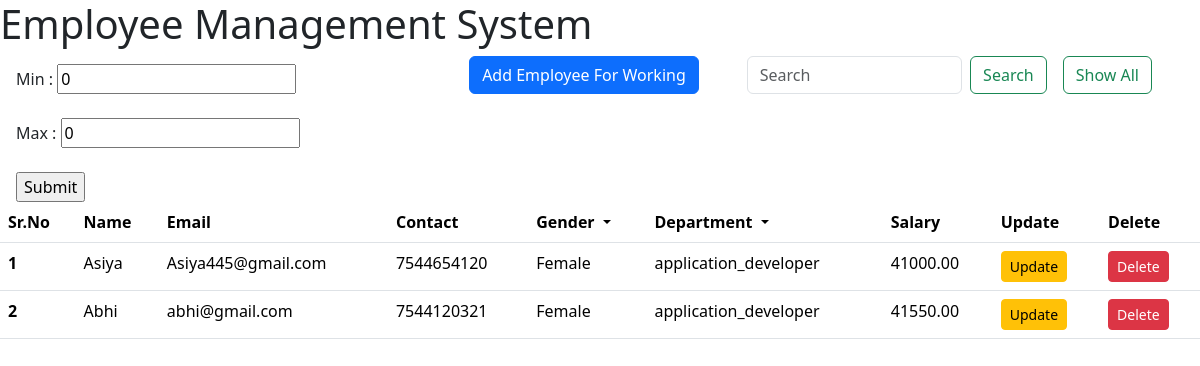
Page /search_dept?dpt=application_developer on the committed database.
### app1/models.py (models this page shows)
class Employee(models.Model):
    gen = (
        ('Male','male'),
        ('Femail','female'),
        ('Other','other'),
    )
    departments = (
        ('administration','Administration'),
        ('system_administration','System_Administration'),
        ('application_developer','Application_Developer'),
        ('security_administration','Security_Administration'),
        ('database_administration','Database_Administration'),
        ('web_developer','Web_Developer'),
        ('helpdesk_supporter','Helpdesk_Supporter'),
        ('technical_supporter','Technical_Supporter'),
    )
    name = models.CharField(max_length=50)
    email = models.EmailField(max_length=254,primary_key=True)          #unique=True
    contact = models.BigIntegerField(max_length=10)
    dept = models.CharField(max_length=50,choices=departments)
    gender = models.CharField(max_length=50,choices=gen,default='male')
    salary = models.DecimalField(max_digits=7,decimal_places=2,null=True)
    image = models.ImageField(upload_to='images',null=True)

### app1/views.py (the view, shortened to what this page needs)
# urls.py: path('search_dept',views.search_dept,name="search_dept"),
def search_dept(request):
    dpt = request.GET.get('dpt')
    if dpt == 'manager':
        data = Employee.objects.filter(dept__iexact=dpt)
        return render(request,"index.html",{'data':data})
    if dpt == 'designer':
        data = Employee.objects.filter(dept__iexact=dpt)
        return render(request,"index.html",{'data':data})
    if dpt == 'administration':
        data = Employee.objects.filter(dept__iexact=dpt)
        return render(request,"index.html",{'data':data})
    if dpt == 'system_administration':
        data = Employee.objects.filter(dept__iexact=dpt)
        return render(request,"index.html",{'data':data})
    if dpt == 'security_administration':
        data = Employee.objects.filter(dept__iexact=dpt)
        return render(request,"index.html",{'data':data})
    if dpt == 'application_developer':
        data = Employee.objects.filter(dept__iexact=dpt)
        return render(request,"index.html",{'data':data})

### templates/index.html (shortened to what this page needs)
<!DOCTYPE html>
<html lang="en">
<head>
    <link href="https://cdn.jsdelivr.net/npm/bootstrap@5.3.2/dist/css/bootstrap.min.css" rel="stylesheet">
</head>
<body>
    <h1>Employee Management System</h1>
    <a href="{% url 'index' %}"><button class="btn btn-outline-success float-end me-5 mb-3">Show All</button></a>
    <div class="float-end me-3" style="width: 300px;">
      <form class="d-flex" action="{% url 'search' %}" method="post">
        <input class="form-control me-2" type="search" placeholder="Search" aria-label="Search" name="search">
        <button class="btn btn-outline-success" type="submit">Search</button>
      </form>
    </div>
    <a href="{% url 'add' %}"><button class="btn btn-primary btn-md float-end me-5 mb-3">Add Employee For Working</button></a>
    <div class='ms-3 mt-3' style="width:600px;">
      <form action="{% url 'filter_salary' %}">
        <label for="">Min : </label>
        <input type="number" name="min" value="0">
        <br><br>
        <label for="">Max : </label>
        <input type="number" name="max" value="0">
        <br><br>
        <input type="submit" name="Apply" id="">
      </form>
    </div>
    <table class="table">
        <thead>
          <tr>
            <th scope="col">Sr.No</th>
            <th scope="col">Name</th>
            <th scope="col">Email</th>
            <th scope="col">Contact</th>
            <th scope="col">
              <div class="dropdown">
                <span class="dropdown-toggle" type="button" id="dropdownMenuButton1" data-bs-toggle="dropdown" aria-expanded="false">
                   Gender
                </span>
              </div>
            </th>
            <th scope="col">
              <div class="dropdown">
                <span class="dropdown-toggle" type="button" id="dropdownMenuButton1" data-bs-toggle="dropdown" aria-expanded="false">
                   Department
                </span>
              </div>
            </th>
            <th scope="col">Salary</th>
            <th scope="col">Update</th>
            <th scope="col">Delete</th>
          </tr>
        </thead>
        <tbody>
            {% for i in data %}
          <tr>
            <th scope="row">{{forloop.counter}}</th>
            <td>{{i.name}}</td>
            <td>{{i.email}}</td>
            <td>{{i.contact}}</td>
            <td>{{i.gender|capfirst}}</td>
            <td>{{i.dept}}</td>
            <td>{{i.salary}}</td>
            <th><a href="update/{{i.email}}"><button class="btn btn-warning btn-sm">Update</button></a></th>
            <th><a href="delete/{{i.email}}"><button class="btn btn-danger btn-sm">Delete</button></a></th>
          </tr>
          {% endfor %}
        </tbody>
      </table>
</body>
</html>

### rows in the picture
Employee: name "Asiya", email "Asiya445@gmail.com", contact "7544654120", gender "Female", dept "application_developer", salary "41000.00"
Employee: name "Abhi", email "abhi@gmail.com", contact "7544120321", gender "Female", dept "application_developer", salary "41550.00"
